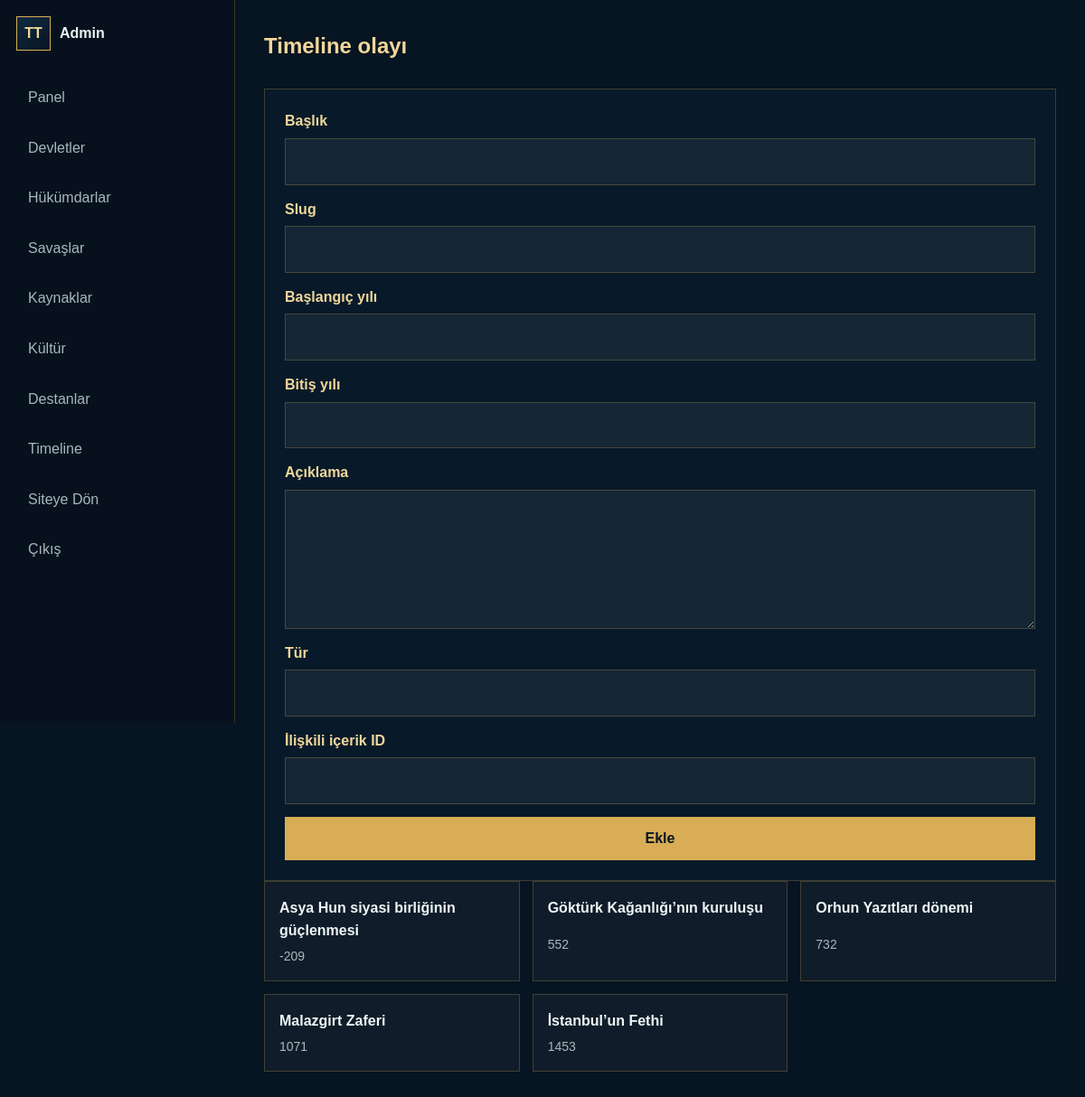
Screenshot of /admin/timeline.php (signed in) with the database file from the repository.
### tables this page shows
CREATE TABLE timeline_events (
    id INT AUTO_INCREMENT PRIMARY KEY,
    title VARCHAR(180) NOT NULL,
    slug VARCHAR(190) NOT NULL UNIQUE,
    year_start INT,
    year_end INT NULL,
    description TEXT,
    event_type VARCHAR(100),
    related_content_id INT NULL,
    INDEX idx_timeline_slug (slug),
    INDEX idx_timeline_year (year_start),
    INDEX idx_timeline_type (event_type)
);

### includes/database.php (called while the page is built, shortened)
<?php
function db(): PDO
{
    static $pdo = null;
    $host = env_value('DB_HOST', '127.0.0.1');
    $port = env_value('DB_PORT', '3306');
    $name = env_value('DB_NAME', '');
    $user = env_value('DB_USER', '');
    $password = env_value('DB_PASSWORD', '');
    $dsn = "mysql:host={$host};port={$port};dbname={$name};charset=utf8mb4";
    try {
        $pdo = new PDO($dsn, $user, $password, [
            PDO::ATTR_ERRMODE => PDO::ERRMODE_EXCEPTION,
            PDO::ATTR_DEFAULT_FETCH_MODE => PDO::FETCH_ASSOC,
            PDO::ATTR_EMULATE_PREPARES => false,
        ]);
    } catch (PDOException $exception) {
        log_error($exception);
        http_response_code(500);
        if (APP_DEBUG) {
            exit('Veritabanı bağlantı hatası: ' . htmlspecialchars($exception->getMessage(), ENT_QUOTES, 'UTF-8'));
        }
        exit('Şu anda sistem bakımda. Lütfen daha sonra tekrar deneyin.');
    }
    return $pdo;
}

### includes/functions.php (called while the page is built, shortened)
<?php
require_once __DIR__ . '/database.php';
function e(?string $value): string
{
    return htmlspecialchars((string) $value, ENT_QUOTES, 'UTF-8');
}
function fetch_all(string $sql, array $params = []): array
{
    $statement = db()->prepare($sql);
    $statement->execute($params);
    return $statement->fetchAll();
}
function get_timeline_events(int $limit = 100): array
{
    return fetch_all('SELECT * FROM timeline_events ORDER BY year_start ASC LIMIT ' . (int) $limit);
}

### admin/timeline.php (the view, shortened to what this page needs)
<?php
require_once __DIR__ . '/../includes/auth.php';
$items = get_timeline_events();
?>
<section class="admin-heading"><h1>Timeline olayı</h1></section>
<form class="admin-form" method="post"><button class="button primary" type="submit">Ekle</button></form>
<div class="list-grid"><?php foreach ($items as $item): ?><article class="list-card"><strong><?= e($item['title']) ?></strong><span><?= e((string) $item['year_start']) ?></span></article><?php endforeach; ?></div>

### assets/css/main.css (style rules this page uses)
:root { --navy: #071421; --navy-2: #0b2033; --teal: #0f8f8f; --teal-soft: #8de2d8; --gold: #d8ad55; --gold-2: #f0d79a; --ink: #edf6f5; --muted: #a8b8bc; --line: rgba(216, 173, 85, .25); --panel: rgba(9, 28, 43, .88); --shadow: 0 20px 60px rgba(0, 0, 0, .32); }
* { box-sizing: border-box; }
html { scroll-behavior: smooth; }
body { margin: 0; font-family: Arial, Helvetica, sans-serif; color: var(--ink); background: var(--navy); line-height: 1.6; }
input, textarea, select, button { font: inherit; }
.button { display: inline-flex; align-items: center; justify-content: center; min-height: 44px; padding: 10px 18px; border: 1px solid var(--line); color: var(--ink); background: rgba(255, 255, 255, .04); cursor: pointer; }
.button.primary { border-color: var(--gold); color: #081622; background: var(--gold); font-weight: 800; }
.section-heading, .admin-heading { display: flex; align-items: end; justify-content: space-between; gap: 24px; margin-bottom: 28px; }
.history-card span, .list-card span, .row-link span, .compact-list span { color: var(--muted); font-size: 14px; }
.timeline-mini a, .compact-list a, .row-link, .list-card { display: grid; gap: 4px; padding: 16px; border: 1px solid var(--line); background: rgba(255, 255, 255, .035); }
.list-grid { display: grid; grid-template-columns: repeat(3, minmax(0, 1fr)); gap: 14px; }
.search-form, .contact-panel form, .admin-form, .login-panel { display: grid; gap: 14px; }

### assets/css/components.css (style rules this page uses)
.admin-body { min-height: 100vh; display: grid; grid-template-columns: 260px 1fr; background: #071421; }
.admin-heading h1 { margin: 0; color: var(--gold-2); }
.admin-form { max-width: 900px; padding: 22px; border: 1px solid var(--line); background: var(--panel); }

### rows the page displays
timeline_events: title "Asya Hun siyasi birliğinin güçlenmesi", year_start "-209"
timeline_events: title "Göktürk Kağanlığı’nın kuruluşu", year_start "552"
timeline_events: title "Orhun Yazıtları dönemi", year_start "732"
timeline_events: title "Malazgirt Zaferi", year_start "1071"
timeline_events: title "İstanbul’un Fethi", year_start "1453"

### other values shown
$label "Başlık Slug Başlangıç yılı Bitiş yılı Tür İlişkili içerik ID"
$label "Açıklama"
